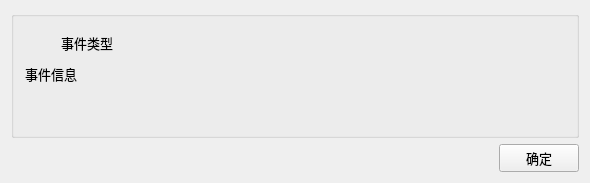
<?xml version="1.0" encoding="UTF-8"?>
<ui version="4.0">
 <class>InfoWidgetClass</class>
 <widget class="QWidget" name="InfoWidgetClass">
  <property name="geometry">
   <rect>
    <x>0</x>
    <y>0</y>
    <width>590</width>
    <height>183</height>
   </rect>
  </property>
  <property name="windowTitle">
   <string>信息助手</string>
  </property>
  <property name="windowIcon">
   <iconset resource="resource.qrc">
    <normaloff>:/images/logo/MagicLightAssistant.png</normaloff>:/images/logo/MagicLightAssistant.png</iconset>
  </property>
  <layout class="QGridLayout" name="gridLayout_2">
   <item row="0" column="0" colspan="2">
    <widget class="QGroupBox" name="groupBox">
     <property name="font">
      <font>
       <family>AcadEref</family>
       <pointsize>10</pointsize>
      </font>
     </property>
     <property name="title">
      <string/>
     </property>
     <layout class="QGridLayout" name="gridLayout">
      <item row="0" column="0">
       <widget class="QLabel" name="label_icon">
        <property name="minimumSize">
         <size>
          <width>30</width>
          <height>30</height>
         </size>
        </property>
        <property name="maximumSize">
         <size>
          <width>30</width>
          <height>30</height>
         </size>
        </property>
        <property name="text">
         <string/>
        </property>
        <property name="scaledContents">
         <bool>true</bool>
        </property>
       </widget>
      </item>
      <item row="0" column="1">
       <widget class="QLabel" name="label_infoType">
        <property name="minimumSize">
         <size>
          <width>0</width>
          <height>30</height>
         </size>
        </property>
        <property name="maximumSize">
         <size>
          <width>100</width>
          <height>16777215</height>
         </size>
        </property>
        <property name="text">
         <string>事件类型</string>
        </property>
       </widget>
      </item>
      <item row="0" column="2">
       <spacer name="horizontalSpacer_2">
        <property name="orientation">
         <enum>Qt::Horizontal</enum>
        </property>
        <property name="sizeHint" stdset="0">
         <size>
          <width>421</width>
          <height>20</height>
         </size>
        </property>
       </spacer>
      </item>
      <item row="1" column="0" colspan="3">
       <widget class="QLabel" name="label_info">
        <property name="minimumSize">
         <size>
          <width>0</width>
          <height>30</height>
         </size>
        </property>
        <property name="text">
         <string>事件信息</string>
        </property>
        <property name="alignment">
         <set>Qt::AlignLeading|Qt::AlignLeft|Qt::AlignTop</set>
        </property>
        <property name="wordWrap">
         <bool>true</bool>
        </property>
       </widget>
      </item>
     </layout>
    </widget>
   </item>
   <item row="1" column="0">
    <spacer name="horizontalSpacer">
     <property name="orientation">
      <enum>Qt::Horizontal</enum>
     </property>
     <property name="sizeHint" stdset="0">
      <size>
       <width>463</width>
       <height>20</height>
      </size>
     </property>
    </spacer>
   </item>
   <item row="1" column="1">
    <widget class="QPushButton" name="btn_ok">
     <property name="font">
      <font>
       <family>AcadEref</family>
       <pointsize>10</pointsize>
      </font>
     </property>
     <property name="text">
      <string>确定</string>
     </property>
     <property name="icon">
      <iconset resource="resource.qrc">
       <normaloff>:/images/color_icon/color-approve.svg</normaloff>:/images/color_icon/color-approve.svg</iconset>
     </property>
    </widget>
   </item>
  </layout>
 </widget>
 <layoutdefault spacing="6" margin="11"/>
 <resources>
  <include location="resource.qrc"/>
 </resources>
 <connections/>
</ui>
